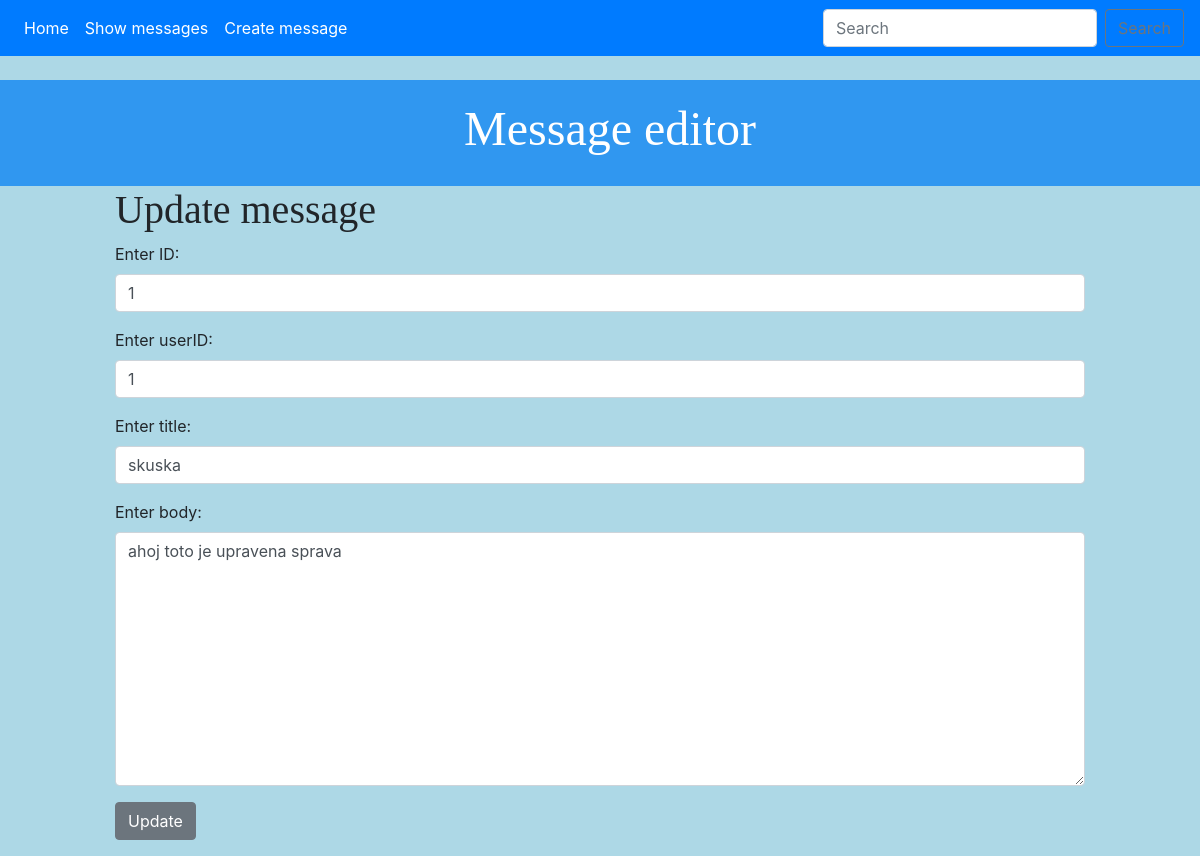
/update_message/1, run on an earlier commit of the app's database.
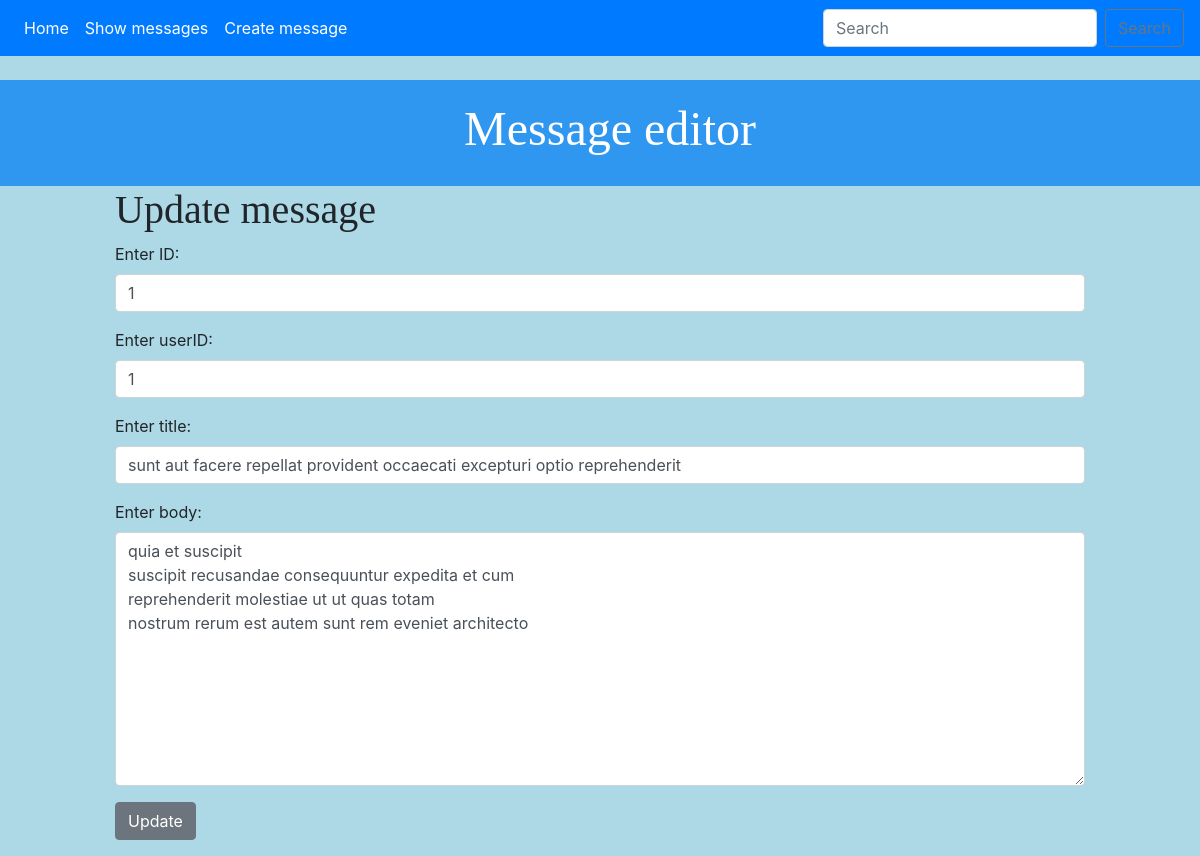
And on a later commit of the database.
### message_editor/models.py (models this page shows, shortened)
class Message(models.Model):
    id = models.PositiveIntegerField(primary_key=True)
    userId = models.IntegerField()
    title = models.CharField(max_length=200)
    body = models.CharField(max_length=200)

### message_editor/views.py (the view)
# urls.py: path('update_message/<id>', views.update_message, name='update-message'),
def update_message(request, id):
    message = Message.objects.get(pk = id)
    form = MessageForm(request.POST or None, instance = message)
    if form.is_valid():
        form.save()
        return redirect('messages')
    return render(request, 'message_editor/update_message.html', {'message': message, 'form':form})

### message_editor/forms.py
class MessageForm(forms.ModelForm):
    class Meta:
        model = Message
        fields=["id", "userId", "title", "body"]
        labels = {
            'id': 'Enter ID',
            'userId': 'Enter userID' ,
            'title': 'Enter title',
            'body': 'Enter body'
        }
        widgets = {
            'id': forms.TextInput(attrs={'class':'form-control', 'placeholder': 'ID' }),
            'userId': forms.TextInput(attrs={'class':'form-control','placeholder': 'userID'}),
            'title': forms.TextInput(attrs={'class':'form-control','placeholder': 'title'}),
            'body':forms.Textarea(attrs={'class':'form-control','placeholder':'body'})
        }

### message_editor/templates/message_editor/update_message.html (shortened to what this page needs)
{% extends 'message_editor/base.html' %}
{% block content %}
<h1>Update message</h1>
<form action="" method="POST">
    {{form.as_p}}
 <input type="submit" value = "Update" class = "btn btn-secondary">
{% endblock %}

What changed in the data, as far as the page shows it:
changed Message id 1: title "skuska" → "sunt aut facere repellat provident occaecati excepturi optio reprehenderit"; body "ahoj toto je upravena sprava" → "quia et suscipit suscipit recusandae consequuntur expedita et cum reprehenderit molestiae ut ut quas totam nostrum rerum est autem sunt rem eveniet architecto"
